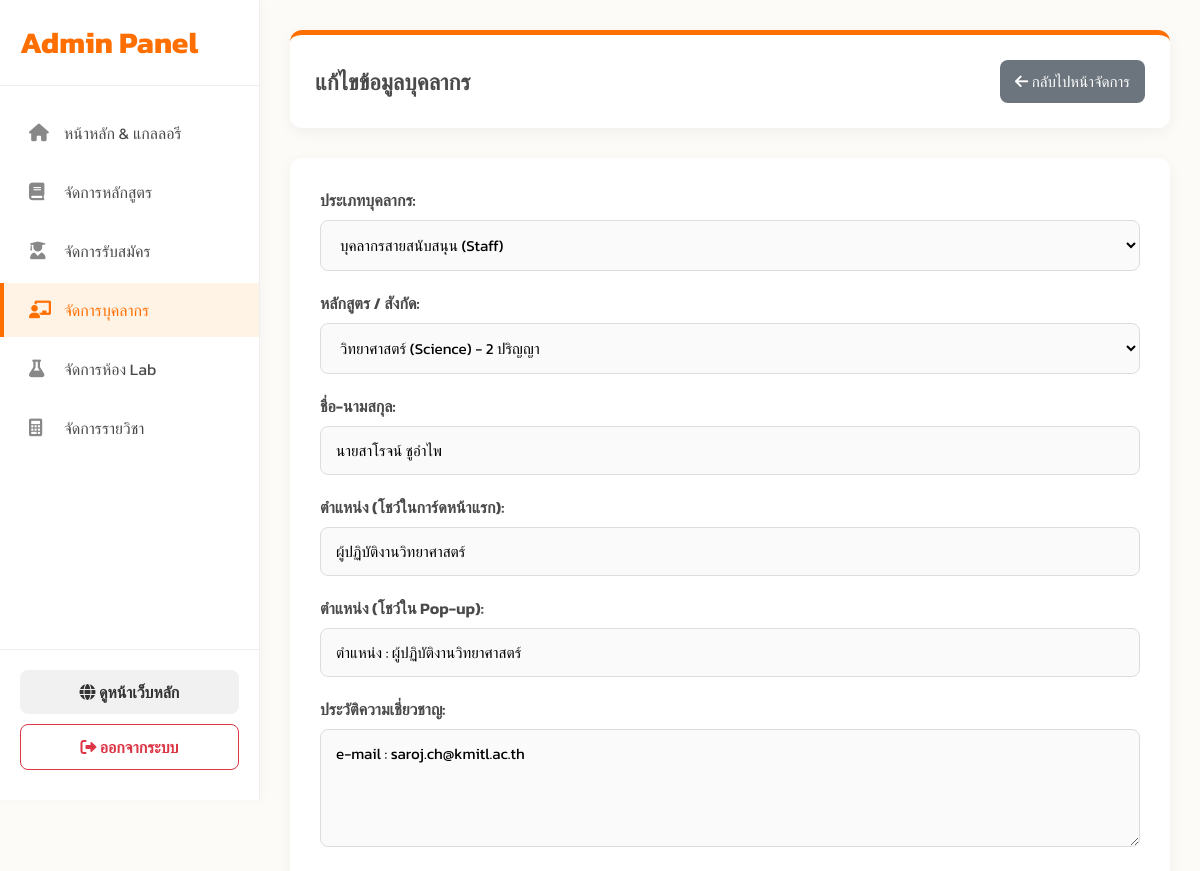
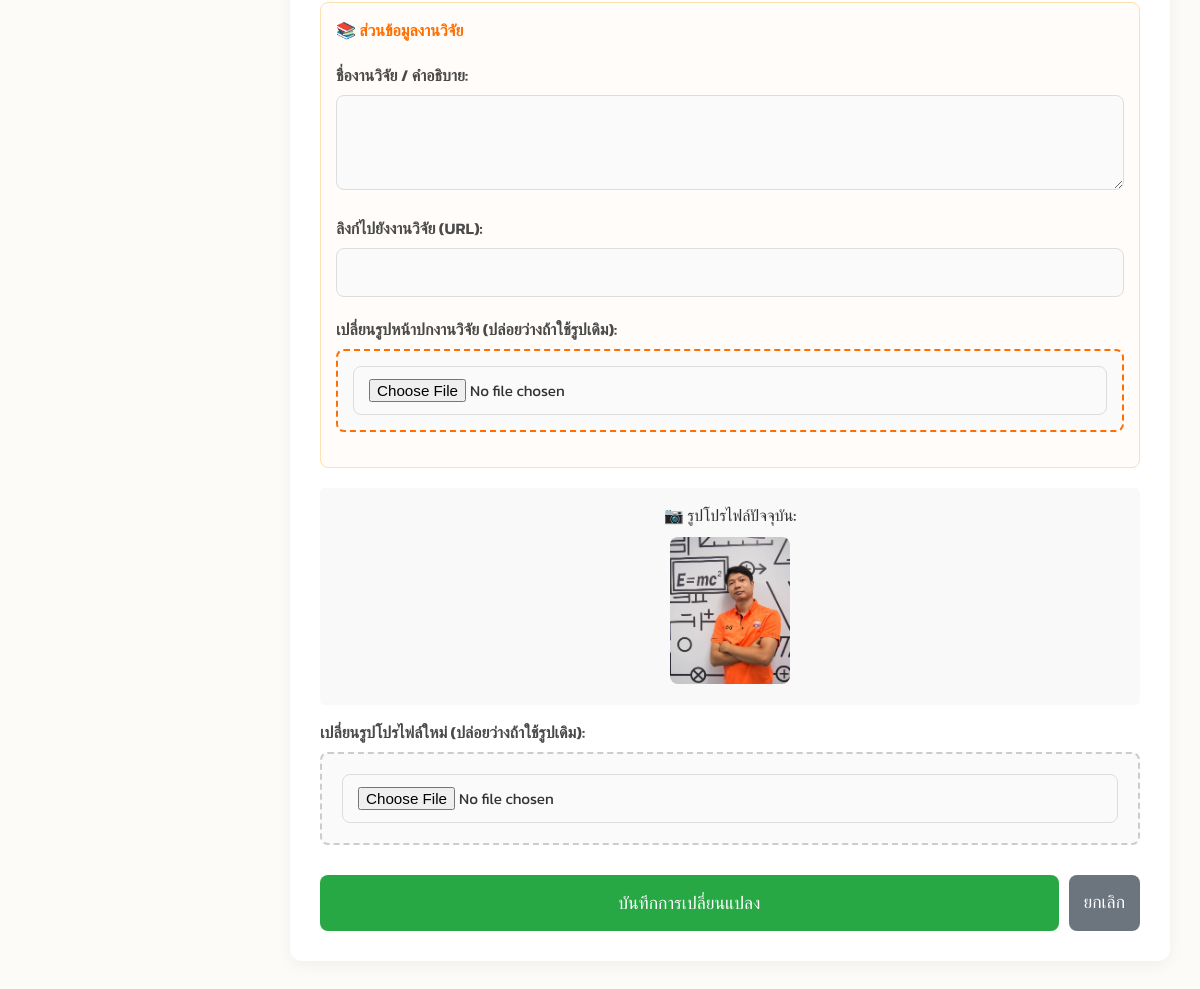
The page /WebIOTe_G6/admin/admin_faculty_edit.php?id=65 on the database its author committed (2 pictures, top to bottom).
### tables this page shows
CREATE TABLE `personnel` (
  `id` int(11) NOT NULL,
  `type` varchar(50) NOT NULL COMMENT 'faculty หรือ staff',
  `name` varchar(255) NOT NULL,
  `role` varchar(255) NOT NULL,
  `history` text NOT NULL,
  `image` varchar(255) NOT NULL,
  `program` varchar(100) NOT NULL,
  `popup_role` varchar(255) DEFAULT NULL,
  `research` text DEFAULT NULL,
  `research_link` varchar(255) DEFAULT NULL,
  `research_image` varchar(255) DEFAULT NULL
);

### WebIOTe_G6/admin/admin_faculty_edit.php (the view, shortened to what this page needs)
<?php
require '../includes/db.php';
if (isset($_GET['id'])) {
    $id = $_GET['id'];
    $sql_select = "SELECT * FROM personnel WHERE id = $id";
    $result = $conn->query($sql_select);
    $row = $result->fetch_assoc();
} else {
    header("Location: admin_faculty.php");
    exit;
}
?>
<!DOCTYPE html>
<html lang="th">
<head>
    <link rel="stylesheet" href="../css/admin_style.css">
    <link rel="stylesheet" href="../css/admin_sidebar.css">
    <link rel="stylesheet" href="../css/admin_faculty_edit.css">
</head>
<body>
<?php include 'sidebar.php'; ?>
<div class="admin-main-content">
    <div class="admin-container">
        <div class="top-panel" style="padding-bottom: 25px;">
            <div class="top-header" style="border-bottom:none; padding-bottom:0;">
                <h3 style="margin:0; color:#4a4a4a;">แก้ไขข้อมูลบุคลากร</h3>
                <div class="top-actions">
                    <a href="admin_faculty.php" class="btn btn-cancel"><i class="fas fa-arrow-left"></i> กลับไปหน้าจัดการ</a>
                </div>
            </div>
        </div>
        <div class="main-editor">
            <form method="POST" action="" enctype="multipart/form-data">
                <div class="form-group">
                    <label>ประเภทบุคลากร:</label>
                    <select name="type" required>
                        <option value="staff" <?php echo ($row['type'] == 'staff') ? 'selected' : ''; ?>>บุคลากรสายสนับสนุน (Staff)</option>
                    </select>
                </div>
                <div class="form-group">
                    <label>หลักสูตร / สังกัด:</label>
                    <select name="program" required>
                        <option value="science" <?php echo ($row['program'] == 'science') ? 'selected' : ''; ?>>วิทยาศาสตร์ (Science) - 2 ปริญญา</option>
                    </select>
                </div>
                <div class="form-group">
                    <label>ชื่อ-นามสกุล:</label>
                    <input type="text" name="name" required value="<?php echo htmlspecialchars($row['name']); ?>">
                </div>
                <div class="form-group">
                    <label>ตำแหน่ง (โชว์ในการ์ดหน้าแรก):</label>
                    <input type="text" name="role" required value="<?php echo htmlspecialchars($row['role']); ?>">
                </div>
                <div class="form-group">
                    <label>ตำแหน่ง (โชว์ใน Pop-up):</label>
                    <input type="text" name="popup_role" value="<?php echo htmlspecialchars($row['popup_role'] ?? ''); ?>">
                </div>
                <div class="form-group">
                    <label>ประวัติความเชี่ยวชาญ:</label>
                    <textarea name="history" rows="4" required><?php echo htmlspecialchars($row['history']); ?></textarea>
                </div>
                <div class="research-section">
                    <h4 style="margin-top: 0; color: #FF6F00;">📚 ส่วนข้อมูลงานวิจัย</h4>
                    <div class="form-group">
                        <label>ชื่องานวิจัย / คำอธิบาย:</label>
                        <textarea name="research" rows="3"><?php echo htmlspecialchars($row['research'] ?? ''); ?></textarea>
                    </div>
                    <div class="form-group">
                        <label>ลิงก์ไปยังงานวิจัย (URL):</label>
                        <input type="text" name="research_link" value="<?php echo htmlspecialchars($row['research_link'] ?? ''); ?>">
                    </div>
                    <div class="form-group">
                        <label>เปลี่ยนรูปหน้าปกงานวิจัย (ปล่อยว่างถ้าใช้รูปเดิม):</label>
                        <div class="file-upload-box" style="border-color: #FF6F00; padding: 15px;">
                            <input type="file" name="research_image" accept="image/jpeg, image/png, image/webp">
                        </div>
                    </div>
                </div>
                <div style="margin-bottom: 15px; background: #f9f9f9; padding: 15px; border-radius: 5px; text-align: center;">
                    <p style="margin: 0 0 10px 0; font-weight: 500;">📷 รูปโปรไฟล์ปัจจุบัน:</p>
                    <img src="../<?php echo htmlspecialchars($row['image']); ?>" width="120" style="object-fit: cover; border-radius: 8px;">
                </div>
                <div class="form-group">
                    <label>เปลี่ยนรูปโปรไฟล์ใหม่ (ปล่อยว่างถ้าใช้รูปเดิม):</label>
                    <div class="file-upload-box">
                        <input type="file" name="image" accept="image/jpeg, image/png, image/webp">
                    </div>
                </div>
                <div style="margin-top: 30px; display: flex; gap: 10px;">
                    <button type="submit" name="submit_update" class="btn btn-save" style="flex: 1; padding: 15px; font-size: 1.1rem;">บันทึกการเปลี่ยนแปลง</button>
                    <a href="admin_faculty.php" class="btn btn-cancel" style="padding: 15px; font-size: 1.1rem; text-align: center; line-height: 25px;">ยกเลิก</a>
                </div>
            </form>
        </div>
    </div>
</div>
</body>
</html>

### WebIOTe_G6/css/admin_style.css (style rules this page uses)
*:not(i) { font-family: 'Kanit', sans-serif !important; }
* { box-sizing: border-box; }
body { background-color: #fdfbf7; color: #333; }
.admin-container { width: 100%; max-width: 1050px; margin: 0 auto; display: flex; flex-direction: column; gap: 20px; }
.top-panel { background: #fff; padding: 25px; border-radius: 12px; box-shadow: 0 4px 15px rgba(0, 0, 0, 0.05); border-top: 5px solid #FF6F00; margin-bottom: 10px; }
.top-header { display: flex; justify-content: space-between; align-items: center; border-bottom: 1px solid #eee; padding-bottom: 15px; }
.top-header h3 { margin: 0; color: #4a4a4a; font-size: 1.4rem; }
.top-actions { display: flex; gap: 10px; }
.main-editor, .table-container { background: #fff; padding: 30px; border-radius: 12px; box-shadow: 0 4px 15px rgba(0, 0, 0, 0.05); }
.btn { padding: 10px 18px; border: none; border-radius: 8px; cursor: pointer; font-size: 0.95rem; font-weight: 500; transition: all 0.2s; font-family: 'Kanit', sans-serif; }
.btn-save { background: #28a745; color: white; }
.form-group { margin-bottom: 20px; }
.form-group label { display: block; margin-bottom: 8px; font-weight: 600; color: #4a4a4a; }
.form-group input, .form-group textarea, .form-group select { width: 100%; padding: 12px 15px; border: 1px solid #ddd; border-radius: 8px; font-size: 0.95rem; transition: all 0.3s; background-color: #fafafa; }

### WebIOTe_G6/css/admin_sidebar.css (style rules this page uses)
:root { --sidebar-width: 260px; --sidebar-bg: #ffffff; --sidebar-hover: #fff3e6; --primary-orange: #FF6F00; --text-main: #4a4a4a; --border-color: #eeeeee; }
body { margin: 0; display: flex; background-color: #fdfbf7; }
.admin-main-content { margin-left: var(--sidebar-width); width: calc(100% - var(--sidebar-width)); min-height: 100vh; padding: 30px; box-sizing: border-box; }

### WebIOTe_G6/css/admin_faculty_edit.css (style rules this page uses)
.btn-cancel { background: #6c757d; color: white; padding: 10px 15px; border-radius: 8px; text-decoration: none; display: inline-block; font-weight: 500; transition: 0.2s; }
.file-upload-box { border: 2px dashed #ccc; padding: 20px; text-align: center; background-color: #fafafa; border-radius: 8px; cursor: pointer; transition: 0.3s; }
.research-section { background-color: #fffcf9; padding: 15px; border-radius: 8px; border: 1px solid #ffe0b2; margin-bottom: 20px; }

### rows shown on the page
personnel: type "บุคลากรสายสนับสนุน (Staff)", program "วิทยาศาสตร์ (Science) - 2 ปริญญา", name "นายสาโรจน์ ชูอำไพ", role "ผู้ปฏิบัติงานวิทยาศาสตร์", popup_role "ตำแหน่ง : ผู้ปฏิบัติงานวิทยาศาสตร์", history "e-mail : saroj.ch@kmitl.ac.th", image (picture)
